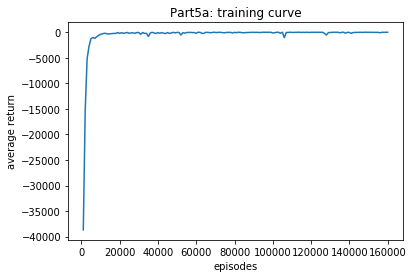

Generate this figure with Python:
#!/usr/bin/env python2
# -*- coding: utf-8 -*-
"""
Created on Wed Mar 28 17:30:02 2018

@author: liuxiaoqin
"""
import matplotlib.pyplot as plt
import numpy as np

fl = open("5adata.txt","r")
xdata =[]
ydata =[]
count = 1000
for i in fl.readlines():
    [float(s) for s in i.split() if s.isdigit()]
    s = float(s)
    xdata.append(count)
    ydata.append(s)
    count += 1000
    
fig1 = plt.figure(20)
plt.plot(xdata, ydata)
plt.ylabel("average return")
plt.xlabel("episodes")
plt.title("Part5a: training curve")
fl.close()
